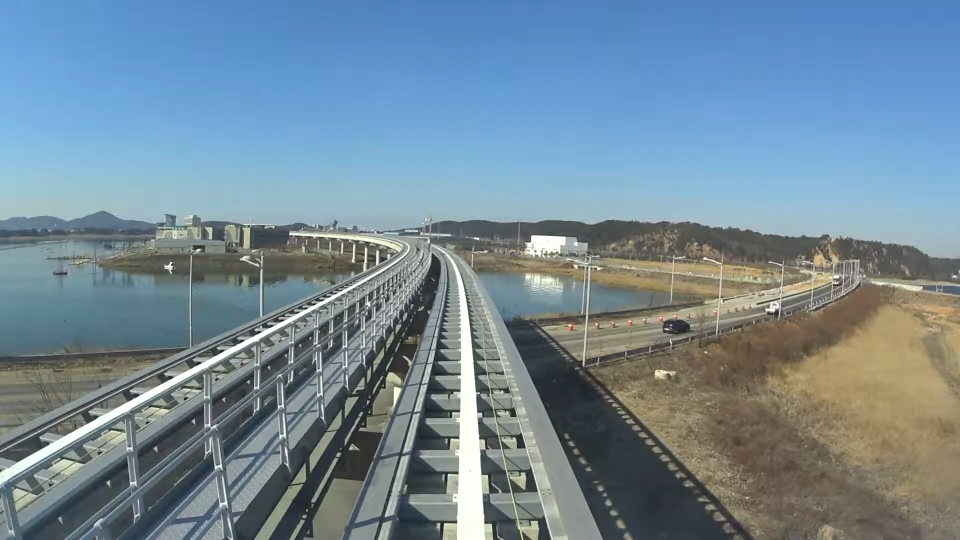
#> input picture data/images/incheon-magnetic-1080p-left.png, 1920 x 1080 px (shown at 1/2 size)
$ python -i detect_rail_lane.py   (imports and definitions only)   (older library calls are emulated)
#> lines starting #> are read from the running program, lines starting #| are printed output that depends on the picture; after the words box and inside, x2 and y2 are one past the last pixel; in counts of white or black regions, pixels touching at a corner belong together
import numpy as np
import cv2
import pickle

def preprocess_image(img):
    '''
    Gray Scale
    Gaussian Blur
    Sobel X
    Canny
    '''
    gray = cv2.cvtColor(img, cv2.COLOR_RGB2GRAY)
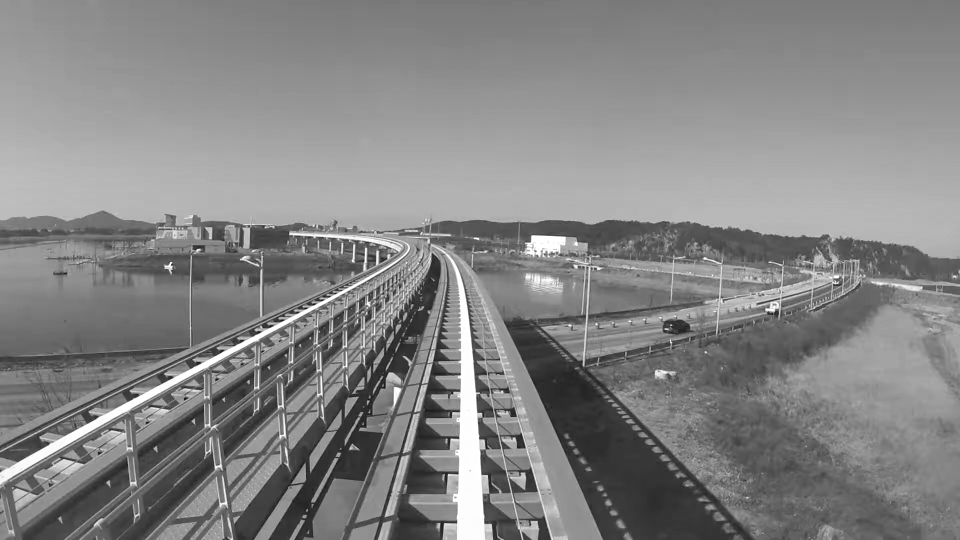
#> gray: shape (1080, 1920) (shown at 1/2 size); min 1, max 255, mean 132.6
    blur = cv2.GaussianBlur(gray, (5, 5), 0)
    sobel_x = cv2.Sobel(blur, cv2.CV_64F, 1, 0, ksize=1)
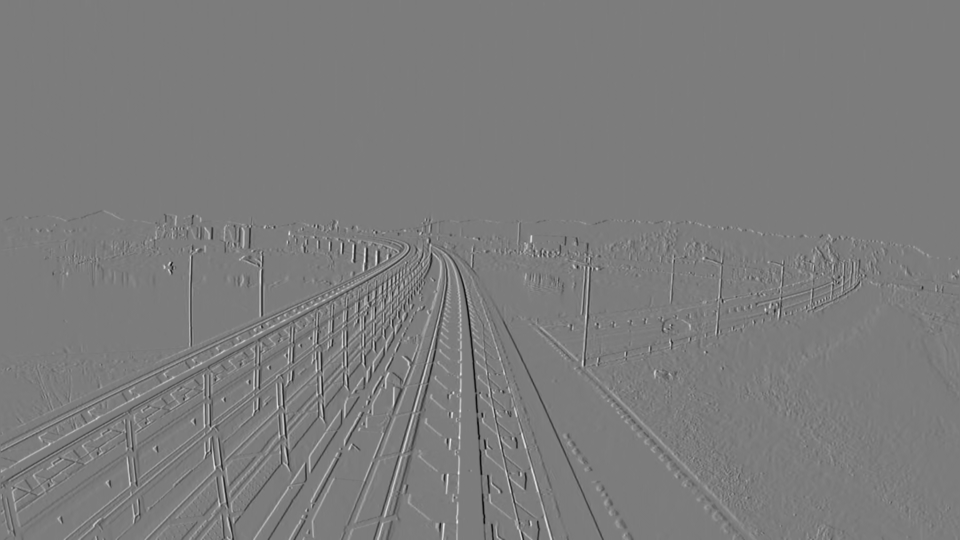
#> sobel_x: shape (1080, 1920) float64 (shown at 1/2 size); min -119, max 125, mean 0; drawn with min black and max white
    sobel_x = np.uint8(np.absolute(sobel_x))
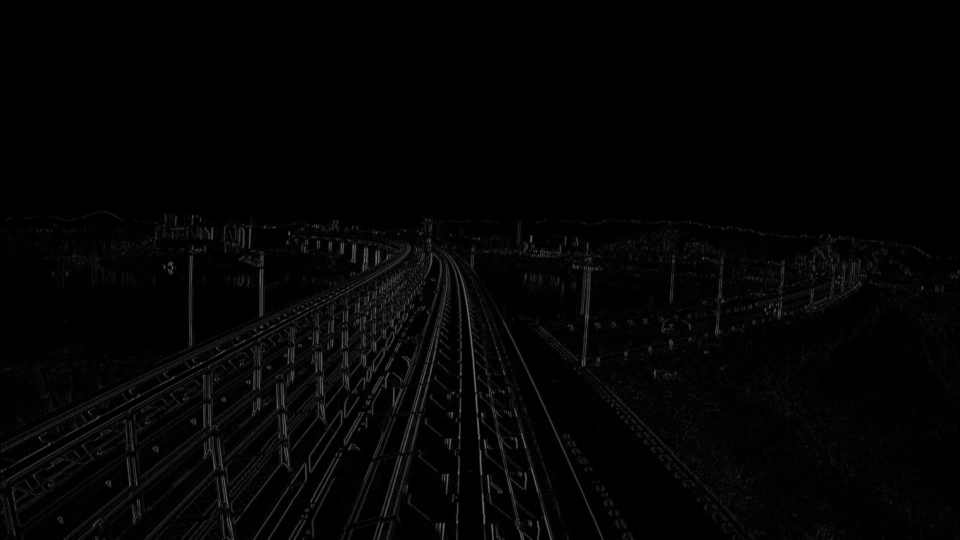
#> sobel_x: shape (1080, 1920) (shown at 1/2 size); min 0, max 125, mean 3.8
    canny_x = cv2.Canny(sobel_x, 40, 150)
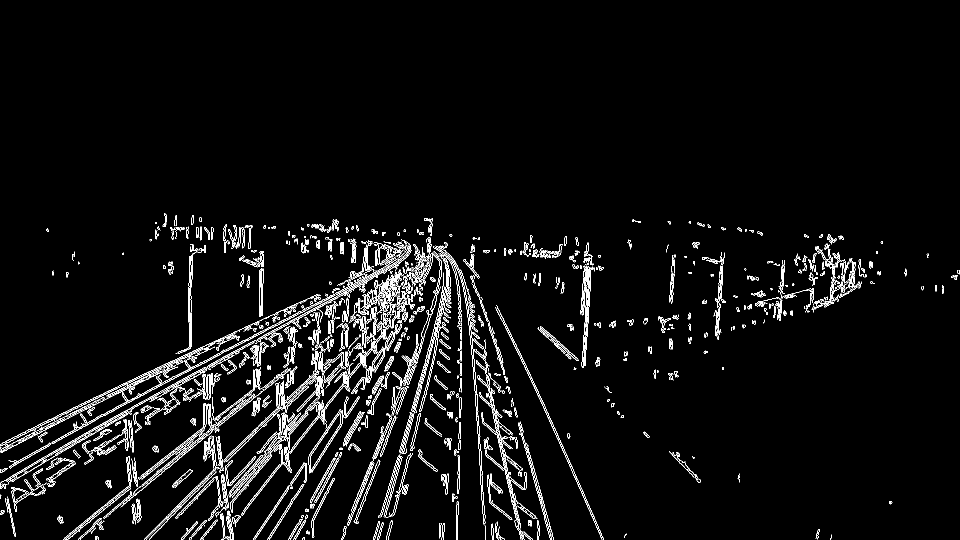
#> canny_x: shape (1080, 1920) (shown at 1/2 size); 3.8% white in thin lines or dots, all inside (x1, y1, x2, y2) = (0, 427, 1919, 1080)
    canny = cv2.Canny(blur, 40, 150)
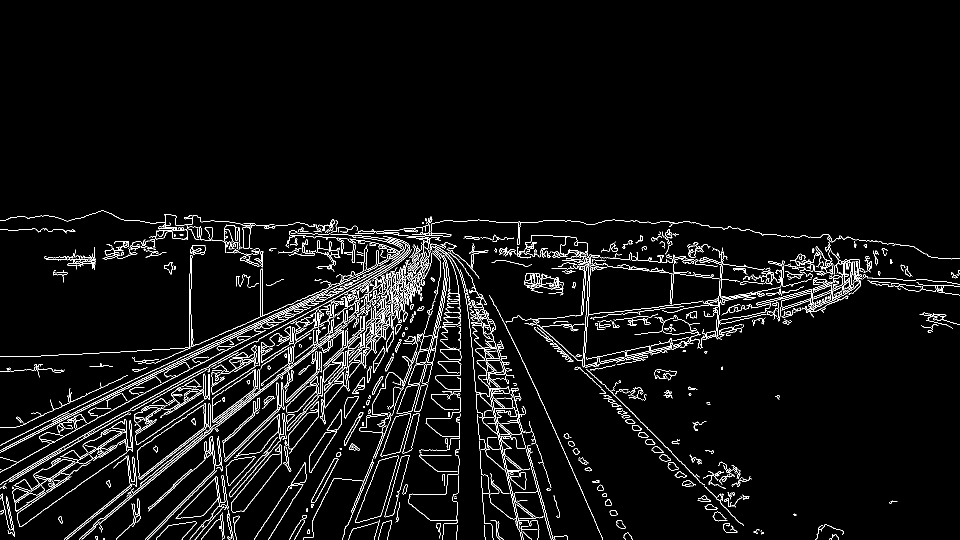
#> canny: shape (1080, 1920) (shown at 1/2 size); 4.2% white in thin lines or dots, all inside (x1, y1, x2, y2) = (0, 421, 1920, 1080)
    return gray, blur, sobel_x, canny_x, canny

# [59 lines left out: functions make_roi, make_roi_with, get_bird_eye_view_transmatrix, warp_bird_eye_view, not called in this run]

def detect_rail_lane(img, previmg=None):
    pass

# [30 lines left out: function sift_move_line, not called in this run]

feature_params = dict( maxCorners = 100,
                       qualityLevel = 0.3,
                       minDistance = 7,
                       blockSize = 7)

# [64 lines left out: functions track_optical_flow, dense_flow, houghlines, nearest_lines, not called in this run]

# [248 lines not run here, left out]

>>> import cv2
>>> picture = cv2.cvtColor(cv2.imread('../data/images/incheon-magnetic-1080p-left.png'), cv2.COLOR_BGR2RGB)
>>> result = preprocess_image(picture)
#> result = 5 items

$ run again, on data/images/incheon-magnetic-1080p-straight.png
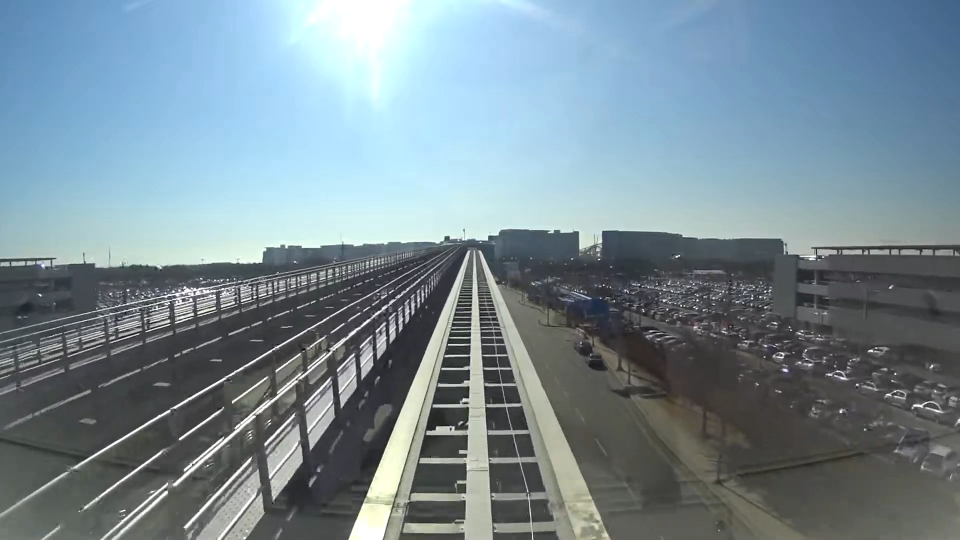
#> input picture data/images/incheon-magnetic-1080p-straight.png, 1920 x 1080 px (shown at 1/2 size)
#> in preprocess_image, `canny_x = cv2.Canny(sobel_x, 40, 150)`:
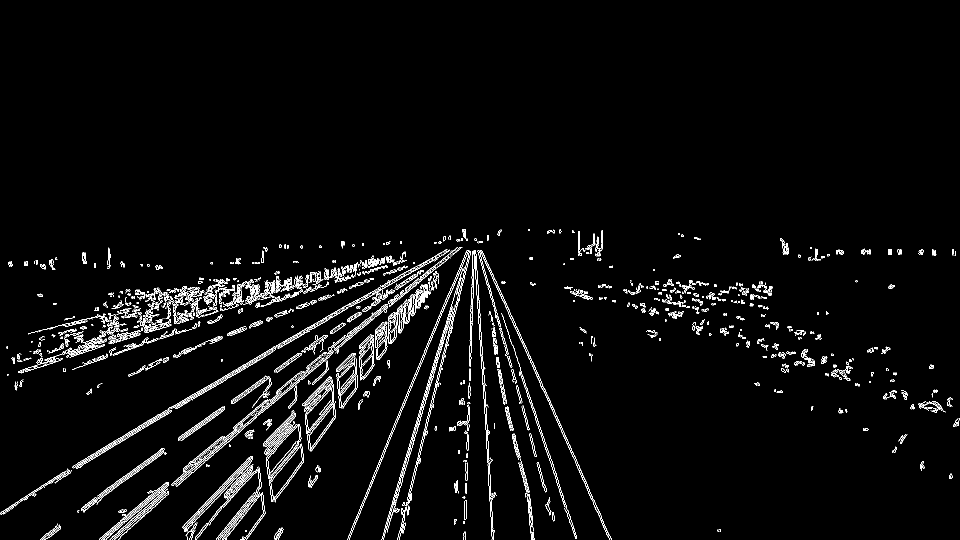
#> canny_x: shape (1080, 1920) (shown at 1/2 size); 2.9% white in thin lines or dots, all inside (x1, y1, x2, y2) = (1, 458, 1919, 1080)
#> in preprocess_image, `canny = cv2.Canny(blur, 40, 150)`:
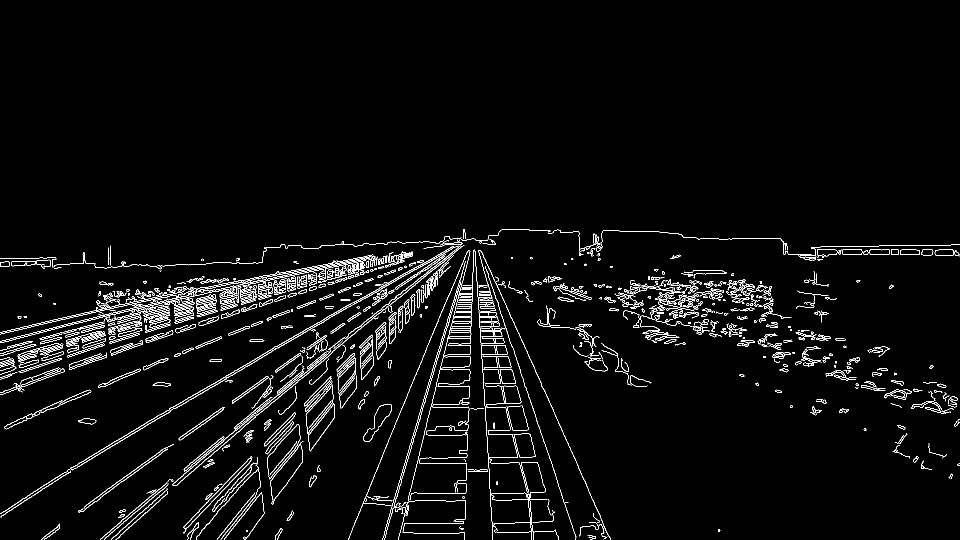
#> canny: shape (1080, 1920) (shown at 1/2 size); 3.1% white in thin lines or dots, all inside (x1, y1, x2, y2) = (0, 458, 1920, 1080)
#> result = 5 items

$ run again, on data/images/incheon-magnetic-1080p-straight_shadow.png
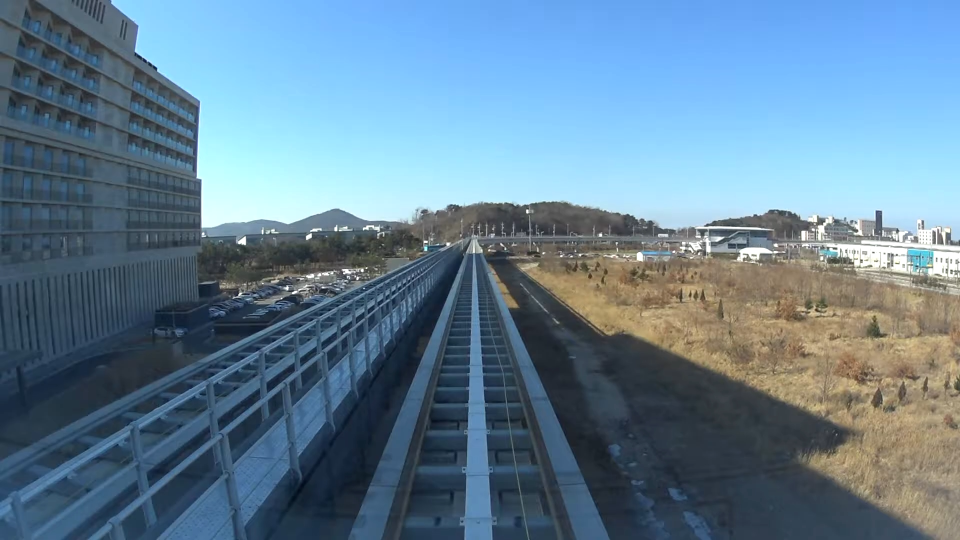
#> input picture data/images/incheon-magnetic-1080p-straight_shadow.png, 1920 x 1080 px (shown at 1/2 size)
#> in preprocess_image, `canny_x = cv2.Canny(sobel_x, 40, 150)`:
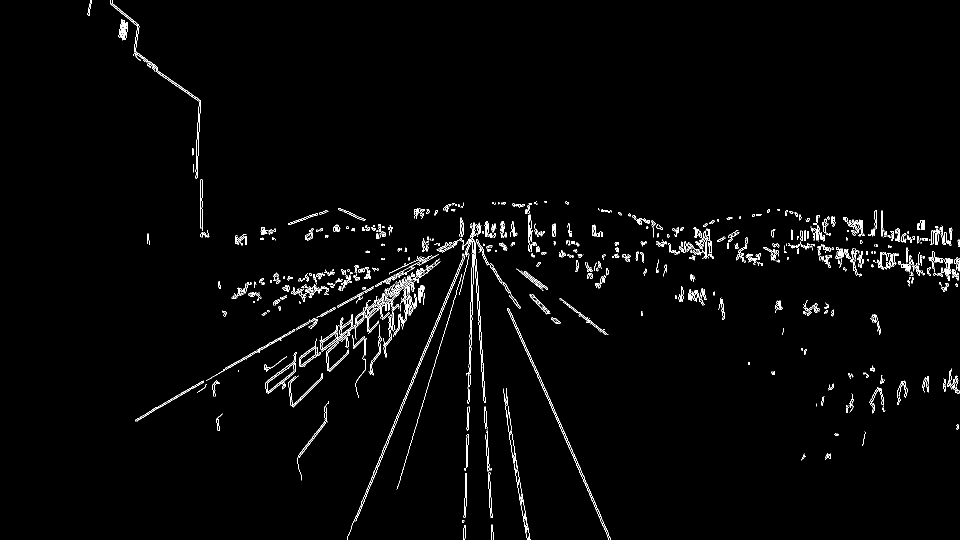
#> canny_x: shape (1080, 1920) (shown at 1/2 size); 1.7% white in thin lines or dots
#> in preprocess_image, `canny = cv2.Canny(blur, 40, 150)`:
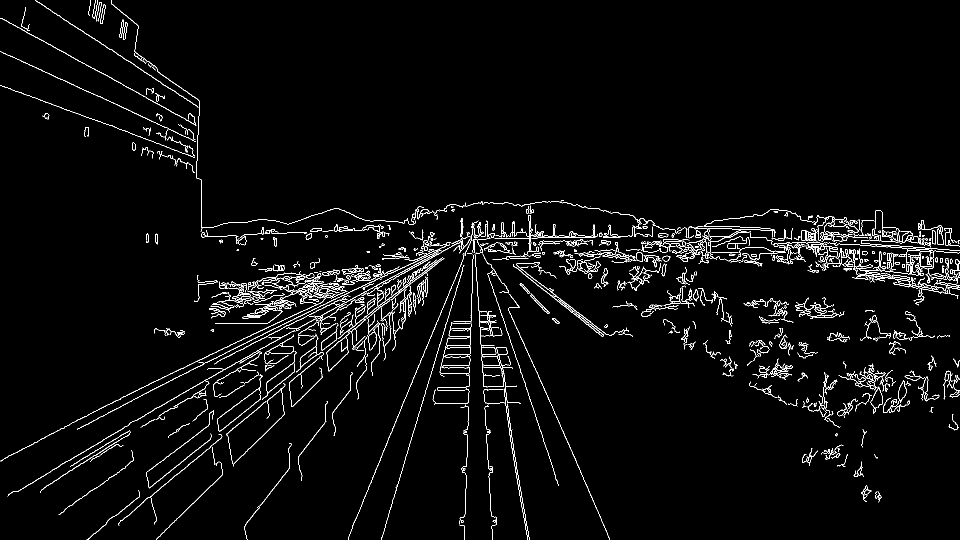
#> canny: shape (1080, 1920) (shown at 1/2 size); 2.9% white in thin lines or dots
#> result = 5 items

$ run again, on data/images/incheon-magnetic-left.png
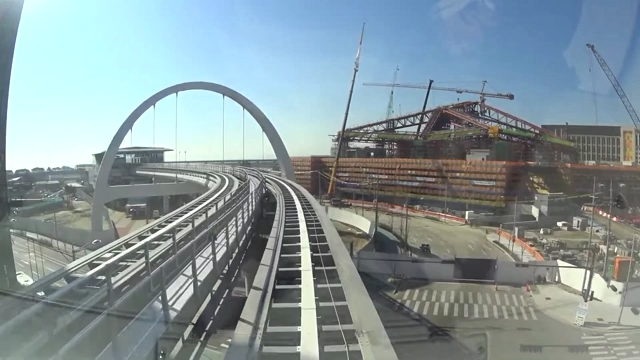
#> input picture data/images/incheon-magnetic-left.png, 640 x 360 px
#> in preprocess_image, `canny_x = cv2.Canny(sobel_x, 40, 150)`:
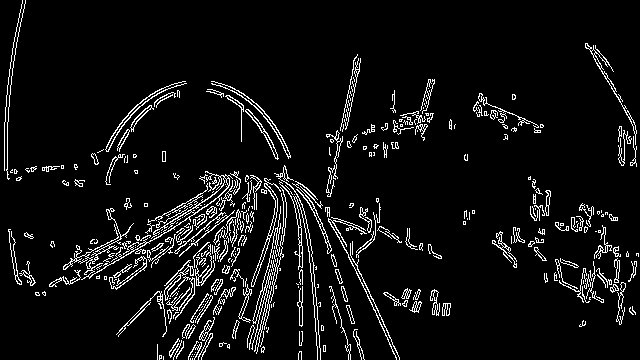
#> canny_x: shape (360, 640); 6.5% white in thin lines or dots
#> in preprocess_image, `canny = cv2.Canny(blur, 40, 150)`:
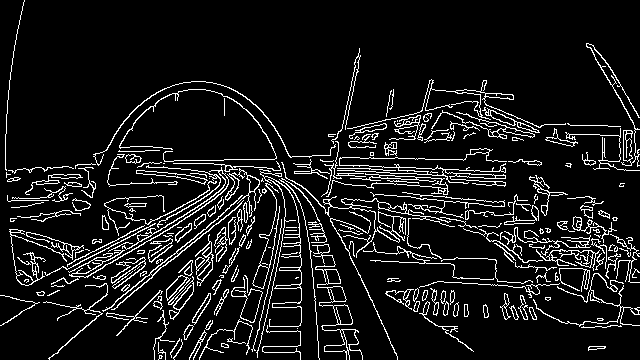
#> canny: shape (360, 640); 9.5% white in thin lines or dots
#> result = 5 items
